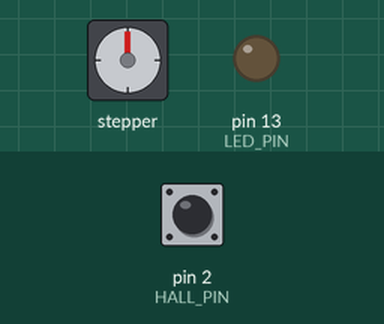
A sketch run on a simulated Arduino Uno, built with avr-gcc and run on an emulated ATmega328P. Parts: stepper motor, output pins drawn as LEDs (lit = HIGH). The test bench sets the inputs (shaded band); at power-on: pin 2 (HALL_PIN) HIGH. Stepper angles assume 2048 steps per turn; what the sketch prints to the serial monitor is not drawn.

Above: at 2.3 s.
2.4 s: pin 2 (HALL_PIN) pulled LOW for 0.15 s
At 2.9 s:
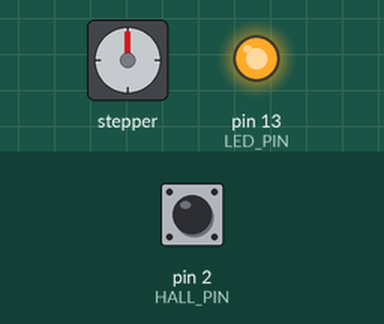
5.5 s: pin 2 (HALL_PIN) pulled LOW for 1 s
At 8.7 s:
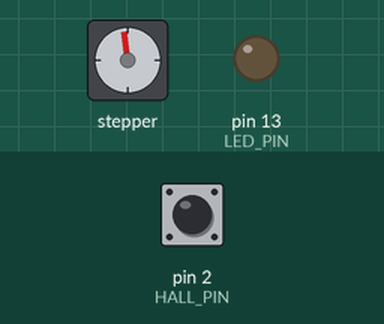
9.5 s: pin 2 (HALL_PIN) pulled LOW for 3.2 s
At 10.2 s:
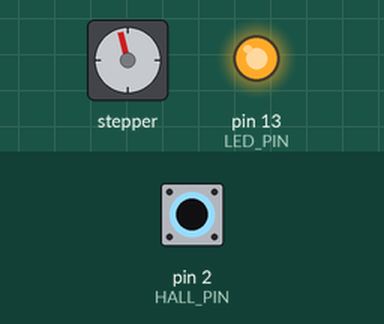
14.2 s: pin 2 (HALL_PIN) pulled LOW for 0.15 s
At 17.2 s:
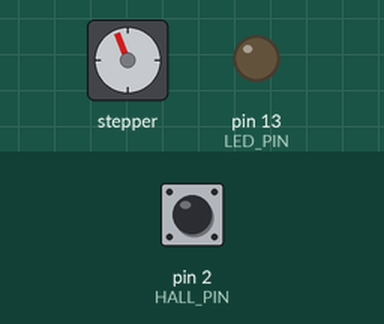
17.3 s: pin 2 (HALL_PIN) pulled LOW for 0.15 s
At 19.0 s:
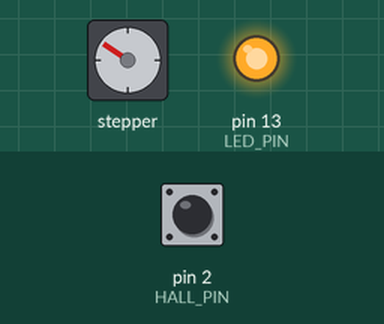
20.4 s: pin 2 (HALL_PIN) pulled LOW for 1 s
At 22.0 s:
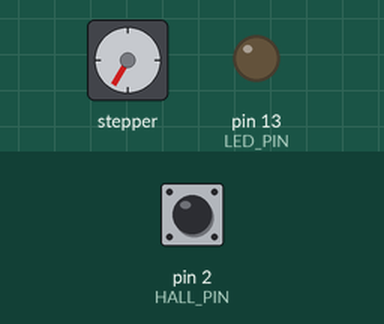
Timing chart, 0 to 23.5 s (numbered marks = the images above; inputs shaded):
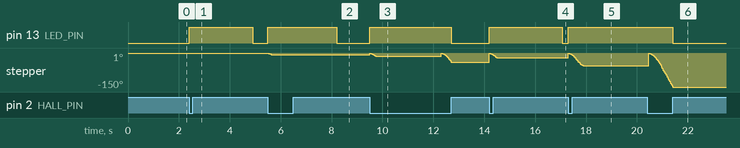

Measured:
- after the input at 2.4 s, pin 13 (LED_PIN): LOW → HIGH at once, → LOW 2.5 s later
- after the input at 14.2 s, pin 13 (LED_PIN): LOW → HIGH at once, → LOW 2.9 s later; stepper: turns 40° clockwise in 0.00 s, then 20° counter-clockwise in 0.29 s
- after the input at 17.3 s, pin 13 (LED_PIN): LOW → HIGH at once; stepper: turns 20° clockwise in 0.00 s, then 55° counter-clockwise in 0.59 s
- after the input at 20.4 s, pin 13 (LED_PIN): HIGH → LOW after 1.0 s instead of 0.06 s; stepper: turns 55° clockwise in 0.00 s, then 149° counter-clockwise in 0.90 s

The sketch:

07_position_test.ino
```cpp
// ===========================================================
// TEST 07: Position Test / Flap Mapping
// ===========================================================
// Goes to a hardcoded list of flap positions, one at a time.
// EVERY move re-homes first: it spins forward until the magnet
// (home = flap 0), then continues past home to the target flap.
// So no matter where the drum starts, each "go to flap N" is
// absolute and repeatable.
//
// Use this to map/fine-tune each flap's exact step position:
//   1. Run it, watch which physical flap shows at each stop.
//   2. If a flap is a bit off, tweak its entry in flapSteps[]
//      below (add/subtract a few steps), re-upload, re-check.
//   3. flapSteps[0] = 0 is home (flap 0). Values start at even
//      2048/52 spacing (same as flap_positions.json "default").
//   4. When dialed in, copy the finished values into
//      Designs+Requirements/flap_positions.json (source of truth,
//      supports per-unit overrides for all 25 units).
//
// Serial: 115200 baud. Prints each target flap + step position.
//
// Hardware: Arduino/Pico + 1 ULN2003 + 1 28BYJ-48 + 1 hall sensor
// Wiring:   coil pins IN1,IN2,IN3,IN4 = 6,7,8,9 ; hall = pin 2
// ===========================================================

#include <AccelStepper.h>

// --- MOTION (matches test 06 tuning) ---
float TOP_SPEED    = 1300.0;   // steps/s
float ACCELERATION = 3000.0;   // steps/s^2
const bool REVERSE = true;     // spin direction (matches test 06)

// --- HOMING ---
// Homes at the same TOP_SPEED / ACCELERATION as normal moves (no
// separate slow homing speed).
long  MAX_HOME_STEPS = 3072;   // safety cap = ~1.5 revolutions (2048 * 1.5)

// --- FLAP GEOMETRY ---
const int  TOTAL_FLAPS    = 52;
const long STEPS_PER_REV  = 2048;

// --- POSITION LIST (edit for whatever you want to visit) ---
// The motor visits these flaps in order, re-homing before each.
uint8_t POSITION_LIST[] = { 0, 1, 2, 3, 8, 17, 26, 43, 51 };
const int LIST_LEN = sizeof(POSITION_LIST) / sizeof(POSITION_LIST[0]);

int  PAUSE_AT_FLAP_MS = 2500;  // pause at each flap so you can inspect it
const long SERIAL_BAUD = 115200;

// --- PINS (IN1,IN3,IN2,IN4 order for correct 28BYJ-48 coil sequence) ---
const int IN1 = 6;
const int IN2 = 7;
const int IN3 = 8;
const int IN4 = 9;
const int HALL_PIN = 2;
const int LED_PIN  = LED_BUILTIN;
AccelStepper stepper(AccelStepper::HALF4WIRE, IN1, IN3, IN2, IN4);

// --- FLAP -> STEP MAPPING (the calibration table) ---
// flapSteps[i] = absolute step count from home where flap i shows.
// This is the editable master table for THIS unit under test. It starts
// as even 2048/52 spacing. Fine-tune any entry that lands off, then copy
// the finished values into Designs+Requirements/flap_positions.json
// (the per-unit source of truth for all 25 units).
long flapSteps[TOTAL_FLAPS] = {
    0,    39,   79,   118,  157,  197,  236,  276,  315,  354,   // 0-9
    394,  433,  472,  512,  551,  591,  630,  669,  709,  748,   // 10-19
    788,  827,  866,  906,  945,  985,  1024, 1063, 1103, 1142,  // 20-29
    1181, 1221, 1260, 1300, 1339, 1378, 1418, 1457, 1497, 1536,  // 30-39
    1575, 1615, 1654, 1693, 1733, 1772, 1812, 1851, 1890, 1930,  // 40-49
    1969, 2009                                                    // 50-51
};

int listIndex = 0;

void powerOff() {
    digitalWrite(IN1, LOW);
    digitalWrite(IN2, LOW);
    digitalWrite(IN3, LOW);
    digitalWrite(IN4, LOW);
}

bool isMagnetDetected() {
    bool detected = (digitalRead(HALL_PIN) == LOW);
    digitalWrite(LED_PIN, detected ? HIGH : LOW);
    return detected;
}

// Spin at full speed until the magnet is found; set that spot as step 0.
// Returns false if the magnet isn't found within MAX_HOME_STEPS.
bool homeMotor() {
    int dir = REVERSE ? -1 : 1;
    // Home at the normal run speed/accel (no separate slow homing pass).
    stepper.setMaxSpeed(TOP_SPEED);
    stepper.setAcceleration(ACCELERATION);
    stepper.setCurrentPosition(0);
    stepper.move(dir * 1000000L);   // one far target; we drive it with run()

    // Because flap 0 = home = magnet, the drum often STARTS on the magnet.
    // Roll off ONLY while the magnet is still detected (instead of skipping
    // a blind fixed distance that could step past a narrow magnet). Cap the
    // roll-off so a stuck-LOW/failed sensor can't spin forever here.
    long rollOff = 0;
    while (isMagnetDetected() && rollOff < STEPS_PER_REV) {
        stepper.run();
        rollOff = labs(stepper.currentPosition());
    }

    // Now search for the magnet. Count from here and allow up to ~1.5
    // revolutions so a missed edge or off-by-a-bit start still completes a
    // full loop before giving up.
    stepper.setCurrentPosition(0);
    while (!isMagnetDetected()) {
        stepper.run();
        if (labs(stepper.currentPosition()) > MAX_HOME_STEPS) return false;
    }

    // Stop right at the magnet edge and call it home (step 0 = flap 0).
    // We do NOT decelerate past it — a full decel would coast hundreds of
    // steps past home and shift every flap position.
    stepper.setCurrentPosition(0);
    return true;
}

// Print the full flap -> step table to serial (the current mapping).
void printFlapTable() {
    Serial.println(F("Flap position table (flap : steps : rev):"));
    for (int i = 0; i < TOTAL_FLAPS; i++) {
        Serial.print(F("  flap "));
        if (i < 10) Serial.print(' ');
        Serial.print(i);
        Serial.print(F(" : "));
        Serial.print(flapSteps[i]);
        Serial.print(F(" steps : "));
        Serial.print((float)flapSteps[i] / STEPS_PER_REV, 3);
        Serial.println(F(" rev"));
    }
    Serial.println();
}

// Home, then advance forward to the target flap's step position.
void goToFlap(uint8_t flap) {
    Serial.println(F("-----------------------------"));
    Serial.print(F("Target flap ")); Serial.print(flap);
    Serial.print(F(" (step ")); Serial.print(flapSteps[flap]); Serial.println(F(")"));

    Serial.print(F("  homing... "));
    if (!homeMotor()) {
        Serial.println(F("FAILED (magnet not found) — check sensor. Halting."));
        powerOff();
        while (true) { delay(1000); }
    }
    Serial.println(F("home found."));

    // From home (step 0), advance forward to the flap's step position.
    int dir = REVERSE ? -1 : 1;
    long target = dir * flapSteps[flap];
    stepper.moveTo(target);
    while (stepper.distanceToGo() != 0) stepper.run();

    Serial.print(F("  arrived at flap ")); Serial.print(flap);
    Serial.print(F("  (")); Serial.print(flapSteps[flap]); Serial.println(F(" steps from home)"));
    Serial.println(F("  >> Check alignment. Adjust flapSteps[] if off."));
    powerOff();
}

void setup() {
    Serial.begin(SERIAL_BAUD);
    pinMode(HALL_PIN, INPUT_PULLUP);
    pinMode(LED_PIN, OUTPUT);
    digitalWrite(LED_PIN, LOW);
    delay(1000);

    Serial.println(F("=== POSITION TEST / FLAP MAPPING ==="));
    Serial.print(F("Baud:        ")); Serial.println(SERIAL_BAUD);
    Serial.print(F("Speed/Accel: ")); Serial.print(TOP_SPEED);
    Serial.print(F(" / ")); Serial.println(ACCELERATION);
    Serial.print(F("Direction:   ")); Serial.println(REVERSE ? F("REVERSE") : F("forward"));
    Serial.print(F("Flaps:       ")); Serial.println(TOTAL_FLAPS);
    Serial.print(F("Visiting:    ")); Serial.print(LIST_LEN); Serial.println(F(" positions"));
    Serial.println(F("Each move homes first, then advances to the flap."));
    Serial.println();

    printFlapTable();
}

void loop() {
    uint8_t flap = POSITION_LIST[listIndex];

    if (flap >= TOTAL_FLAPS) {
        Serial.print(F("SKIP invalid flap ")); Serial.println(flap);
    } else {
        goToFlap(flap);
    }

    listIndex++;
    if (listIndex >= LIST_LEN) {
        Serial.println(F("\n=== list complete — repeating ===\n"));
        listIndex = 0;
    }

    delay(PAUSE_AT_FLAP_MS);
}
```
